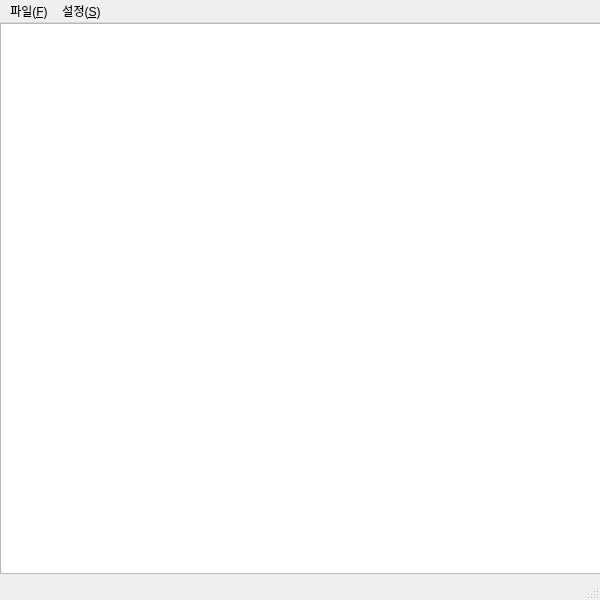
<?xml version="1.0" encoding="UTF-8"?>
<ui version="4.0">
 <class>MainWindow</class>
 <widget class="QMainWindow" name="MainWindow">
  <property name="geometry">
   <rect>
    <x>0</x>
    <y>0</y>
    <width>600</width>
    <height>600</height>
   </rect>
  </property>
  <property name="windowTitle">
   <string>MainWindow</string>
  </property>
  <widget class="QWidget" name="centralwidget">
   <widget class="QTextBrowser" name="textBrowser">
    <property name="geometry">
     <rect>
      <x>0</x>
      <y>0</y>
      <width>601</width>
      <height>551</height>
     </rect>
    </property>
   </widget>
  </widget>
  <widget class="QMenuBar" name="menubar">
   <property name="geometry">
    <rect>
     <x>0</x>
     <y>0</y>
     <width>600</width>
     <height>26</height>
    </rect>
   </property>
   <widget class="QMenu" name="menu_F">
    <property name="title">
     <string>파일(&amp;F)</string>
    </property>
   </widget>
   <widget class="QMenu" name="menu_S">
    <property name="title">
     <string>설정(&amp;S)</string>
    </property>
   </widget>
   <addaction name="menu_F"/>
   <addaction name="menu_S"/>
  </widget>
  <widget class="QStatusBar" name="statusbar"/>
 </widget>
 <resources/>
 <connections/>
</ui>
